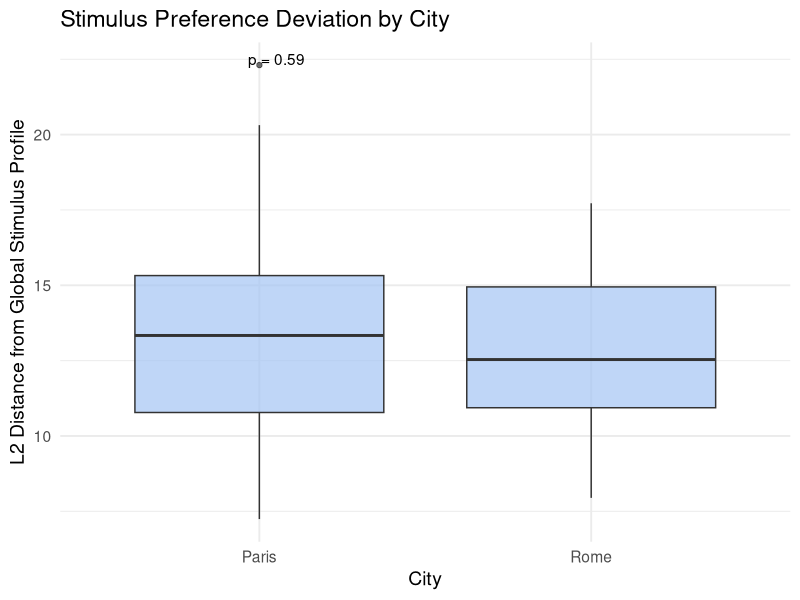

Write R code to recreate this figure.
library(tidyverse)
library(ggpubr)

# Charger les données
df <- read.csv("full_questionnaire_data.csv")

# Sélectionner les colonnes des stims
stim_vars <- grep("^stim_", names(df), value = TRUE)

# Supprimer les lignes avec tous les stims manquants
df <- df %>%
  filter(rowSums(is.na(select(., all_of(stim_vars)))) < length(stim_vars))

# Calculer la moyenne globale pour chaque stim
global_means <- df %>%
  select(all_of(stim_vars)) %>%
  summarise(across(everything(), ~mean(., na.rm = TRUE)))

# Calculer la distance L2 pour chaque participant
df$L2_distance <- apply(df[, stim_vars], 1, function(x) {
  sqrt(sum((x - global_means)^2, na.rm = TRUE))
})

# Nettoyer la variable City
df$City <- as.factor(df$City)

# Plot avec test statistique
ggplot(df, aes(x = City, y = L2_distance)) +
  geom_boxplot(fill = "#A3C4F3", alpha = 0.7) +
  stat_compare_means(method = ifelse(nlevels(df$City) == 2, "wilcox.test", "kruskal.test"),
                     label = "p.format") +
  theme_minimal(base_size = 14) +
  labs(x = "City", y = "L2 Distance from Global Stimulus Profile",
       title = "Stimulus Preference Deviation by City")
